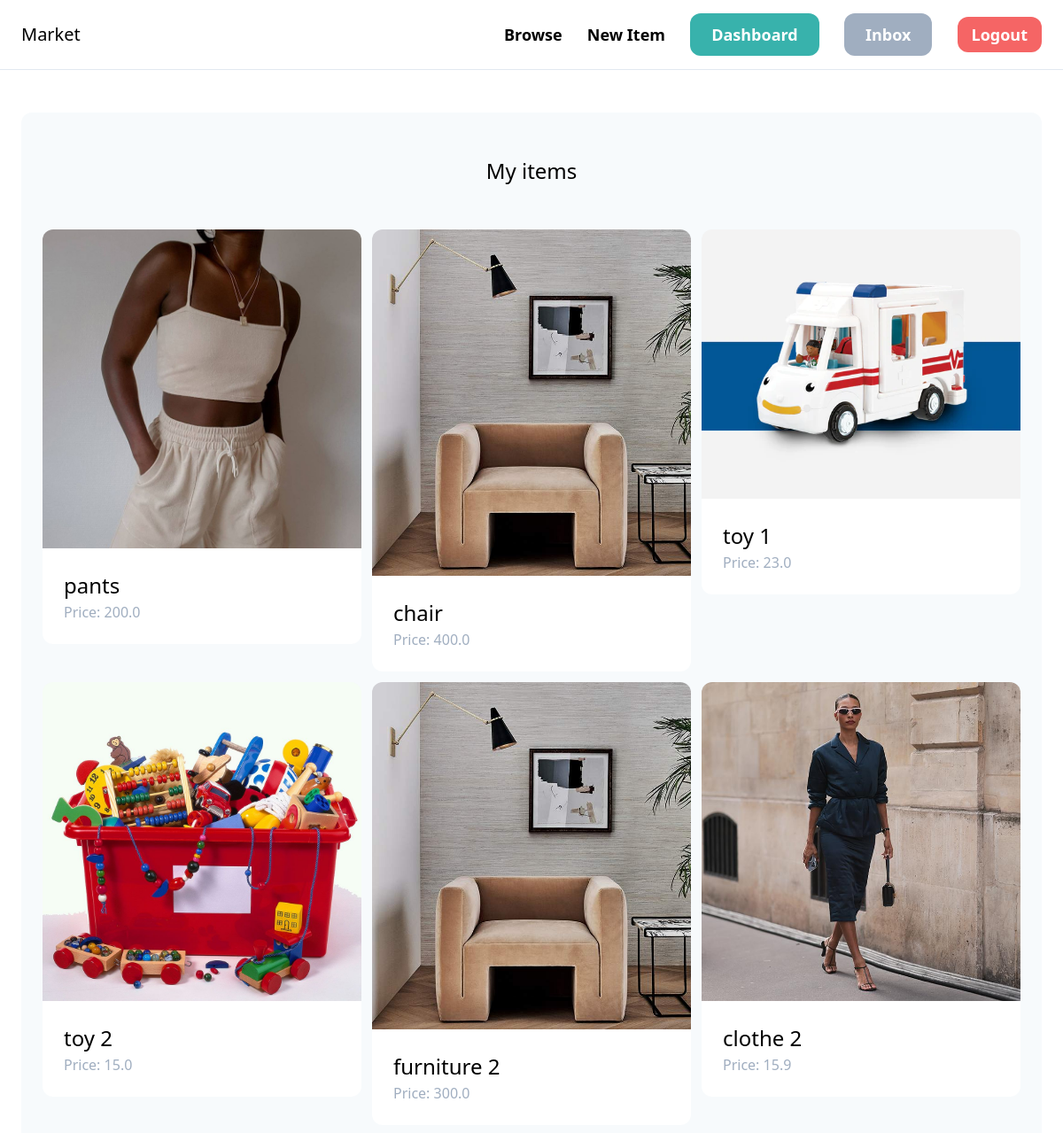
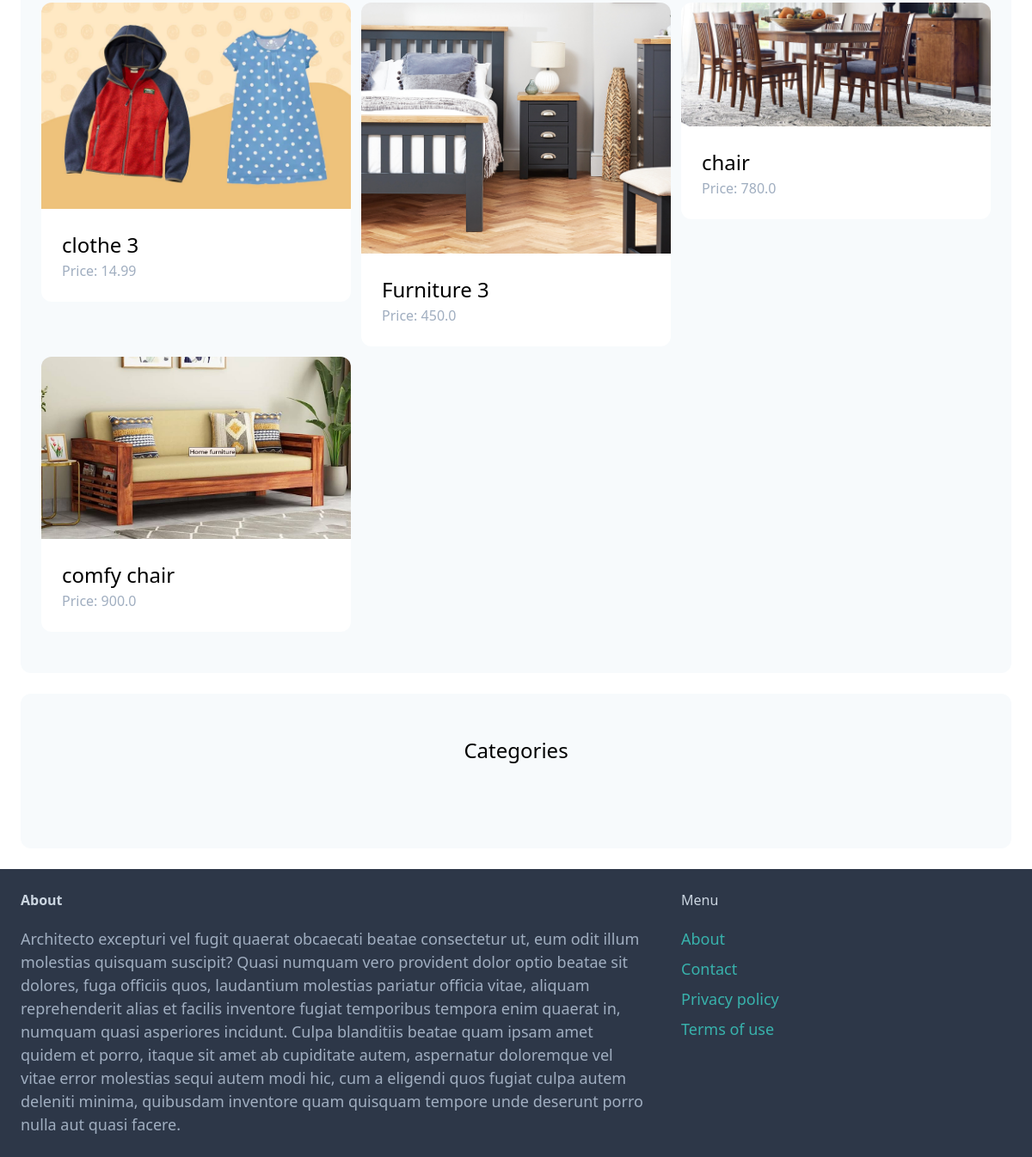
The page /dashboard/ (signed in) on the database its author committed (2 pictures, top to bottom).
### item/models.py (models this page shows, shortened)
class Item(models.Model):
    category = models.ForeignKey(Category, related_name="items", on_delete=models.CASCADE)
    name = models.CharField(max_length=255)
    description = models.TextField(blank=True, null=True)
    price = models.FloatField()
    image = models.ImageField(upload_to="item_images", blank=True, null=True)
    is_sold = models.BooleanField(default=False)
    created_by = models.ForeignKey(User, related_name="items", on_delete=models.CASCADE)
    created_at = models.DateTimeField(auto_now_add=True)

### dashboard/views.py (the view)
# urls.py: path("", views.index, name="index"),
@login_required
def index(request):
    items = Item.objects.filter(created_by=request.user)
    return render(request, "dashboard.html", {"items": items})

### templates/dashboard.html (shortened to what this page needs)
{% extends 'base.html' %}
    {% block content%}
            <div class="mt-6 px-6 py-12 bg-gray-100 rounded-xl">
                <h2 class="mb-12 text-2xl text-center">My items</h2>
                <div class="grid grid-cols-3 gap-3">
                        {% for item in items %}
                                <div>
                                        <a href="{% url 'item:detail' item.id %}">
                                                <div>
                                                        <img src="{{ item.image.url }}" class="rounded-t-xl">
                                                </div>
                                                <div class="p-6 bg-white rounded-b-xl">
                                                        <h2 class="text-2xl">{{ item.name }}</h2>
                                                        <p class="text-gray-500">Price: {{ item.price }}</p>
                                                </div>
                                        </a>
                                </div>
                        {% endfor %}
                </div>
        </div>
        <div class="mt-6 px-6 py-12 bg-gray-100 rounded-xl">
                <h2 class="mb-12 text-2xl text-center">Categories</h2>
        </div>
    {% endblock%}

### rows shown on the page
Item: image (picture), name "pants", price "200.0"
Item: image (picture), name "chair", price "400.0"
Item: image (picture), name "toy 1", price "23.0"
Item: image (picture), name "toy 2", price "15.0"
Item: image (picture), name "furniture 2", price "300.0"
Item: image (picture), name "clothe 2", price "15.9"
Item: image (picture), name "clothe 3", price "14.99"
Item: image (picture), name "Furniture 3", price "450.0"
Item: image (picture), name "chair", price "780.0"
Item: image (picture), name "comfy chair", price "900.0"
